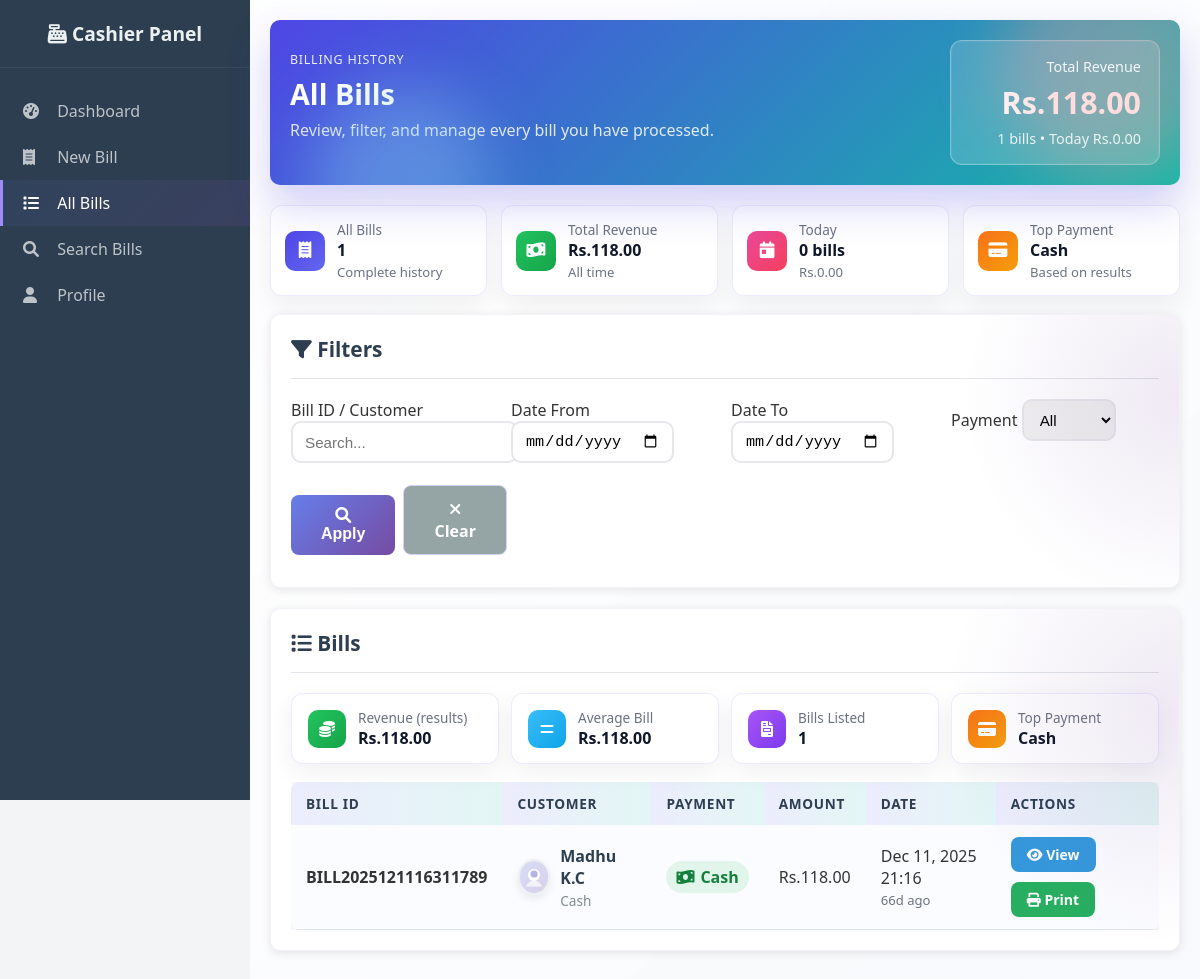
/cashier/bills.php (signed in), run on the app's committed database.
### tables this page shows
CREATE TABLE `bills` (
  `bill_id` varchar(20) NOT NULL,
  `cashier_id` int(11) NOT NULL,
  `customer_name` varchar(100) DEFAULT 'Walk-in Customer',
  `customer_image` varchar(255) DEFAULT NULL,
  `total_amount` decimal(10,2) NOT NULL,
  `tax_amount` decimal(10,2) DEFAULT 0.00,
  `discount_amount` decimal(10,2) DEFAULT 0.00,
  `final_amount` decimal(10,2) NOT NULL,
  `payment_method` enum('cash','card','upi') DEFAULT 'cash',
  `date_time` timestamp NOT NULL DEFAULT current_timestamp(),
  PRIMARY KEY (`bill_id`),
  KEY `cashier_id` (`cashier_id`),
  CONSTRAINT `bills_ibfk_1` FOREIGN KEY (`cashier_id`) REFERENCES `users` (`id`)
);

### cashier/bills.php (the view, shortened to what this page needs)
<?php
require_once '../config/database.php';
$cashier_id = $_SESSION['user_id'];
$search = trim($_GET['search'] ?? '');
$date_from = $_GET['date_from'] ?? '';
$date_to = $_GET['date_to'] ?? '';
$where = ["cashier_id = ?"];
$params = [$cashier_id];
$whereSql = implode(" AND ", $where);
$stmt = $pdo->prepare("SELECT COUNT(*) as total_bills, SUM(final_amount) as total_revenue FROM bills WHERE cashier_id = ?");
$stmt->execute([$cashier_id]);
$stats = $stmt->fetch();
$totalBills = $stats['total_bills'] ?? 0;
$totalRevenue = $stats['total_revenue'] ?? 0;
$stmt = $pdo->prepare("SELECT COUNT(*) as today_bills, SUM(final_amount) as today_revenue FROM bills WHERE cashier_id = ? AND DATE(date_time) = CURDATE()");
$stmt->execute([$cashier_id]);
$todayStats = $stmt->fetch();
$todayBills = $todayStats['today_bills'] ?? 0;
$todayRevenue = $todayStats['today_revenue'] ?? 0;
$stmt = $pdo->prepare("
    SELECT bill_id, customer_name, payment_method, final_amount, date_time, customer_image
    FROM bills
    WHERE $whereSql
    ORDER BY date_time DESC
    LIMIT 100
");
$stmt->execute($params);
$bills = $stmt->fetchAll();
$filteredCount = count($bills);
$filteredRevenue = 0;
$paymentCounts = [];
foreach ($bills as $b) {
    $amt = floatval($b['final_amount'] ?? 0);
    $filteredRevenue += $amt;
    $pm = strtolower($b['payment_method'] ?? 'unknown');
    $paymentCounts[$pm] = ($paymentCounts[$pm] ?? 0) + 1;
}
$filteredAvg = $filteredCount > 0 ? $filteredRevenue / $filteredCount : 0;
arsort($paymentCounts);
$filteredTopPayment = $paymentCounts ? ucfirst(array_key_first($paymentCounts)) : 'N/A';
?>
<!DOCTYPE html>
<html lang="en">
<head>
    <link rel="stylesheet" href="../assets/css/style.css">
    <link href="https://cdnjs.cloudflare.com/ajax/libs/font-awesome/6.0.0/css/all.min.css" rel="stylesheet">
</head>
<body class="cashier-bills">
    <div class="dashboard-container">
        <div class="sidebar">
            <div class="sidebar-header">
                <h2><i class="fas fa-cash-register"></i> Cashier Panel</h2>
            </div>
            <nav class="sidebar-nav">
                <a href="dashboard.php" class="nav-item">
                    <i class="fas fa-tachometer-alt"></i> Dashboard
                </a>
                <a href="billing.php" class="nav-item">
                    <i class="fas fa-receipt"></i> New Bill
                </a>
                <a href="bills.php" class="nav-item active">
                    <i class="fas fa-list"></i> All Bills
                </a>
                <a href="search.php" class="nav-item">
                    <i class="fas fa-search"></i> Search Bills
                </a>
                <a href="profile.php" class="nav-item">
                    <i class="fas fa-user"></i> Profile
                </a>
            </nav>
        </div>
        <div class="main-content">
            <div class="header hero-header">
                <div>
                    <p class="eyebrow">Billing History</p>
                    <h1>All Bills</h1>
                    <p class="subhead">Review, filter, and manage every bill you have processed.</p>
                </div>
                <div class="hero-metric">
                    <div class="metric-label">Total Revenue</div>
                    <div class="metric-value">Rs.<?php echo number_format($totalRevenue, 2); ?></div>
                    <div class="metric-sub"><?php echo number_format($totalBills); ?> bills • Today Rs.<?php echo number_format($todayRevenue, 2); ?></div>
                </div>
            </div>
            <div class="stat-grid">
                <div class="mini-stat">
                    <span class="mini-icon total"><i class="fas fa-receipt"></i></span>
                    <div>
                        <div class="summary-label">All Bills</div>
                        <div class="summary-value"><?php echo number_format($totalBills); ?></div>
                        <span class="subline">Complete history</span>
                    </div>
                </div>
                <div class="mini-stat">
                    <span class="mini-icon revenue"><i class="fas fa-money-bill-wave"></i></span>
                    <div>
                        <div class="summary-label">Total Revenue</div>
                        <div class="summary-value">Rs.<?php echo number_format($totalRevenue, 2); ?></div>
                        <span class="subline">All time</span>
                    </div>
                </div>
                <div class="mini-stat">
                    <span class="mini-icon today"><i class="fas fa-calendar-day"></i></span>
                    <div>
                        <div class="summary-label">Today</div>
                        <div class="summary-value"><?php echo number_format($todayBills); ?> bills</div>
                        <span class="subline">Rs.<?php echo number_format($todayRevenue, 2); ?></span>
                    </div>
                </div>
                <div class="mini-stat">
                    <span class="mini-icon top"><i class="fas fa-credit-card"></i></span>
                    <div>
                        <div class="summary-label">Top Payment</div>
                        <div class="summary-value"><?php echo htmlspecialchars($filteredTopPayment); ?></div>
                        <span class="subline">Based on results</span>
                    </div>
                </div>
            </div>
            <div class="card elevated">
                <div class="card-header">
                    <h3><i class="fas fa-filter"></i> Filters</h3>
                </div>
                <form method="GET" class="filters-row">
                    <div>
                        <label for="search">Bill ID / Customer</label>
                        <input type="text" id="search" name="search" placeholder="Search..." value="<?php echo htmlspecialchars($search); ?>">
                    </div>
                    <div>
                        <label for="date_from">Date From</label>
                        <input type="date" id="date_from" name="date_from" value="<?php echo htmlspecialchars($date_from); ?>">
                    </div>
                    <div>
                        <label for="date_to">Date To</label>
                        <input type="date" id="date_to" name="date_to" value="<?php echo htmlspecialchars($date_to); ?>">
                    </div>
                    <div>
                        <label for="payment_method">Payment</label>
                        <select id="payment_method" name="payment_method">
                            <option value="">All</option>
                        </select>
                    </div>
                    <div style="display:flex; align-items:flex-end; gap:8px;">
                        <button type="submit" class="btn btn-primary"><i class="fas fa-search"></i> Apply</button>
                        <a href="bills.php" class="btn btn-secondary"><i class="fas fa-times"></i> Clear</a>
                    </div>
                </form>
            </div>
            <div class="card elevated">
                <div class="card-header">
                    <h3><i class="fas fa-list"></i> Bills</h3>
                </div>
                <?php if ($filteredCount > 0): ?>
                <div class="summary-row">
                    <div class="summary-card">
                        <span class="summary-icon revenue"><i class="fas fa-coins"></i></span>
                        <div>
                            <div class="summary-label">Revenue (results)</div>
                            <div class="summary-value">Rs.<?php echo number_format($filteredRevenue, 2); ?></div>
                        </div>
                    </div>
                    <div class="summary-card">
                        <span class="summary-icon avg"><i class="fas fa-equals"></i></span>
                        <div>
                            <div class="summary-label">Average Bill</div>
                            <div class="summary-value">Rs.<?php echo number_format($filteredAvg, 2); ?></div>
                        </div>
                    </div>
                    <div class="summary-card">
                        <span class="summary-icon count"><i class="fas fa-file-invoice"></i></span>
                        <div>
                            <div class="summary-label">Bills Listed</div>
                            <div class="summary-value"><?php echo $filteredCount; ?></div>
                        </div>
                    </div>
                    <div class="summary-card">
                        <span class="summary-icon pay"><i class="fas fa-credit-card"></i></span>
                        <div>
                            <div class="summary-label">Top Payment</div>
                            <div class="summary-value"><?php echo htmlspecialchars($filteredTopPayment); ?></div>
                        </div>
                    </div>
                </div>
                <?php endif; ?>
                <div class="table-container">
                    <table class="table modern interactive-table">
                        <thead>
                            <tr>
                                <th>Bill ID</th>
                                <th>Customer</th>
                                <th>Payment</th>
                                <th>Amount</th>
                                <th>Date</th>
                                <th>Actions</th>
                            </tr>
                        </thead>
                        <tbody>
                            <?php if (empty($bills)): ?>
                                <tr><td colspan="6" style="text-align:center; color:#666;">No bills found for your filters.</td></tr>
                            <?php else: ?>
                                <?php foreach ($bills as $bill): ?>
                                    <tr class="table-row-interactive">
                                        <td><strong><?php echo htmlspecialchars($bill['bill_id']); ?></strong></td>
                                        <td>
                                            <?php $avatar = $bill['customer_image'] ? '../' . htmlspecialchars($bill['customer_image']) : '../assets/img/customer-placeholder.svg'; ?>
                                            <div class="customer-cell">
                                                <span class="avatar" style="background-image:url('<?php echo $avatar; ?>');"></span>
                                                <div class="customer-meta">
                                                    <div class="customer-name"><?php echo htmlspecialchars($bill['customer_name']); ?></div>
                                                    <div class="customer-sub"><?php echo ucfirst($bill['payment_method']); ?></div>
                                                </div>
                                            </div>
                                        </td>
                                        <td>
                                            <?php
                                                $pm = strtolower($bill['payment_method']);
                                                $pmIcon = 'fa-credit-card';
                                                if ($pm === 'cash') $pmIcon = 'fa-money-bill-wave';
                                                elseif ($pm === 'upi') $pmIcon = 'fa-mobile-alt';
                                                elseif ($pm === 'wallet') $pmIcon = 'fa-wallet';
                                                elseif ($pm === 'esewa') $pmIcon = 'fa-leaf';
                                                elseif ($pm === 'bpay') $pmIcon = 'fa-bolt';
                                            ?>
                                            <span class="pay-badge <?php echo $pm; ?>">
                                                <i class="fas <?php echo $pmIcon; ?>"></i> <?php echo htmlspecialchars($bill['payment_method']); ?>
                                            </span>
                                        </td>
                                        <td>Rs.<?php echo number_format($bill['final_amount'], 2); ?></td>
                                        <td>
                                            <?php
                                                $billDate = strtotime($bill['date_time']);
                                                $timeAgoSeconds = time() - $billDate;
                                                if ($timeAgoSeconds < 60) $timeAgo = $timeAgoSeconds . 's ago';
                                                elseif ($timeAgoSeconds < 3600) $timeAgo = floor($timeAgoSeconds / 60) . 'm ago';
                                                elseif ($timeAgoSeconds < 86400) $timeAgo = floor($timeAgoSeconds / 3600) . 'h ago';
                                                else { $days = floor($timeAgoSeconds / 86400); $timeAgo = $days . 'd ago'; }
                                            ?>
                                            <div><?php echo date('M d, Y H:i', $billDate); ?></div>
                                            <span class="subline"><?php echo $timeAgo; ?></span>
                                        </td>
                                        <td>
                                            <div class="btn-group">
                                                <a href="view_bill.php?id=<?php echo $bill['bill_id']; ?>" class="btn btn-info btn-sm"><i class="fas fa-eye"></i> View</a>
                                                <a href="print_bill.php?id=<?php echo $bill['bill_id']; ?>" class="btn btn-success btn-sm" target="_blank"><i class="fas fa-print"></i> Print</a>
                                            </div>
                                        </td>
                                    </tr>
                                <?php endforeach; ?>
                            <?php endif; ?>
                        </tbody>
                    </table>
                </div>
            </div>
        </div>
    </div>
</body>
</html>

### data on the page
bills: bill_id "BILL2025121116311789", customer_name "Madhu K.C", payment_method "Cash", final_amount "118.00", date_time "Dec 11, 2025 21:16"

### other printed values
$totalRevenue "118.00"
$totalBills "1"
$todayRevenue "0.00"
$todayBills "0"
$filteredTopPayment "Cash"
$filteredRevenue "118.00"
$filteredAvg "118.00"
$filteredCount "1"
